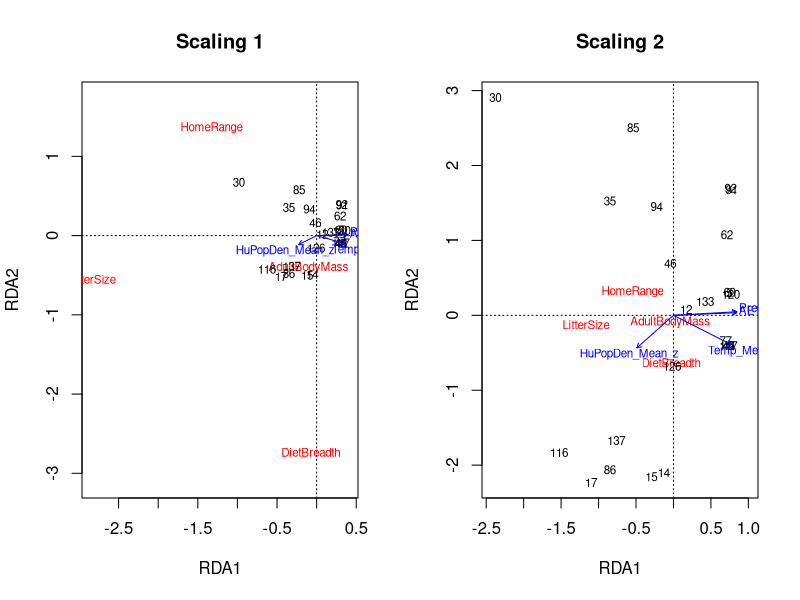
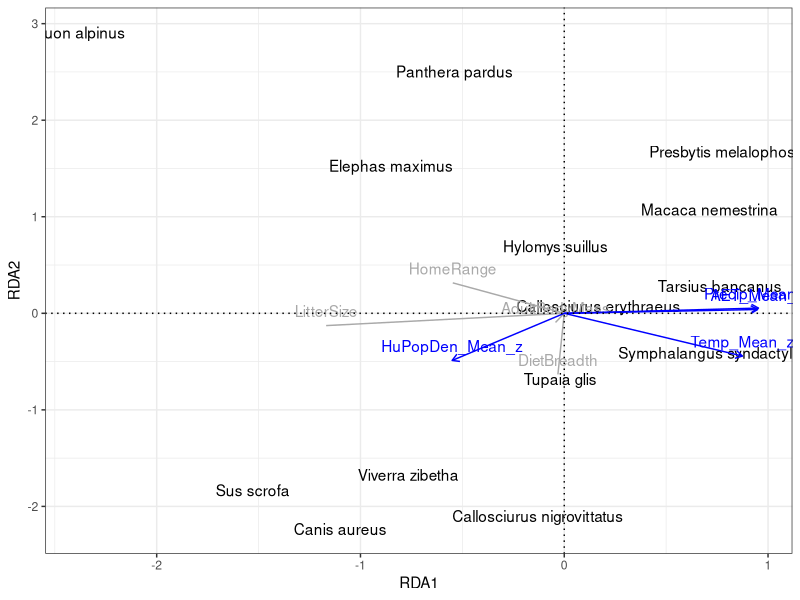
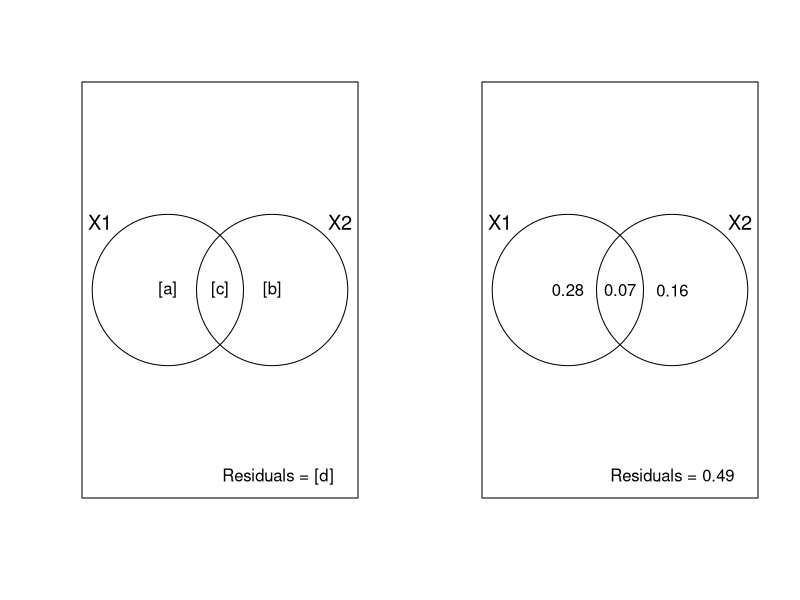

Recreate these plots in R, in order.
## ---- chunk 1
knitr::opts_chunk$set(echo = FALSE)
library(vegan)
library(tidyverse)
library(ggplot2)
## ---- chunk 2
#  reading in the file with the 143 species of interest
spSEAsia <- read.csv(file = here::here('data', 'Species_SEAsia_02_02_16_fin.csv'))
str(spSEAsia)

# read in the PanTheria database
pant <- read.delim(file = here::here('data', 'Pantheria.txt'))
str(pant)
## ---- chunk 3
## joining both datasets together
pant$Sp_bin <- pant$MSW05_Binomial
LH <- merge(pant, spSEAsia, by = "Sp_bin")
nrow(LH)  

## Select 5 life history traits and 3 env variables of interest
LH_subs <- LH %>%
  select('Sp_bin', 'X5.1_AdultBodyMass_g',  'X15.1_LitterSize',
         'X6.1_DietBreadth', 'X22.1_HomeRange_km2',
         'X27.2_HuPopDen_Mean_n.km2', 'X28.1_Precip_Mean_mm',
         'X28.2_Temp_Mean_01degC', 'X30.1_AET_Mean_mm')


# replacing -999 with NA
LH_subs[LH_subs == -999] <-  NA

LH_noNA <- na.omit(LH_subs)
names(LH_noNA) <- sub("^[^_]*_", "", names(LH_noNA))
names(LH_noNA) <- sub("_[^_]*$", "", names(LH_noNA))

## ---- chunk 4
str(LH_noNA)
traits_SEas <- LH_noNA %>%
  select('AdultBodyMass',  'LitterSize',
         'DietBreadth', 'HomeRange')

env_SEas <- LH_noNA %>%
  select('HuPopDen_Mean', 'Precip_Mean',
            'Temp_Mean', 'AET_Mean') %>% 
  mutate_all(list(z = ~ scale(.))) %>% 
  select(ends_with("_z"))

## ---- chunk 5
rda_env <- rda(traits_SEas ~ ., env_SEas, scale = TRUE)

## ---- chunk 6
summary(rda_env)

## ---- chunk 7
summary(rda_env)

## ---- chunk 8
summary(rda_env)

## ---- chunk 9
RsquareAdj(rda_env)

## ---- chunk 10
par(mfrow = c(1, 2))
plot(rda_env, scaling = 1, main ='Scaling 1')
plot(rda_env, scaling = 2, main = 'Scaling 2')
## ---- chunk 11
plt_RDA <- scores(rda_env, choices = c(1,2), scaling = 2, tidy = TRUE)

LH_noNA$label <- rownames(LH_noNA)
vis_RDA <- merge(subset(plt_RDA, score =='sites'), LH_noNA, by = 'label')

spec <- plt_RDA %>%
  filter(score == 'species')
expl <- plt_RDA %>%
  filter(score == 'biplot')

ggplot(vis_RDA, aes(x = RDA1, y = RDA2)) +
   geom_text(aes(label = bin), check_overlap = TRUE) +
  geom_segment(data = spec,
               aes(x=0, y=0, xend=RDA1, yend=RDA2),
               col ='darkgrey') +
  geom_text(data = spec, aes(label = label), check_overlap = TRUE,
            nudge_y = 0.15, col = 'darkgrey') +
  geom_segment(data = expl,
               aes(x=0, y=0, xend=RDA1, yend=RDA2),
               col ='blue', 
               arrow = arrow(length=unit(.2, 'cm'))) +
  geom_text(data = expl, aes(label = label), 
            nudge_y = 0.15, col = 'blue') +
theme_bw() +
  geom_hline(yintercept = 0, lty = 3) +
  geom_vline(xintercept = 0, lty = 3) 

## ---- chunk 12
anova.cca(rda_env, step = 1000)

## ---- chunk 13
anova.cca(rda_env, by ='axis', step = 1000)
## ---- chunk 14
anova.cca(rda_env, by = 'margin', step = 1000)
anova.cca(rda_env, by = 'term', step = 1000)
## ---- chunk 15
vif.cca(rda_env)

## ---- chunk 16
showvarparts(2)

## ---- chunk 17
data(varespec); data(varechem)
str(varespec)
## ---- chunk 18
str(varechem)

## ---- chunk 19
part.veg <- varpart(varespec, ~ N + P + K + Ca + Mg + S + Al + Fe + Mn + Mo + pH, ~Baresoil + Humdepth, data = varechem)
part.veg

## ---- chunk 20
plot(part.veg)
